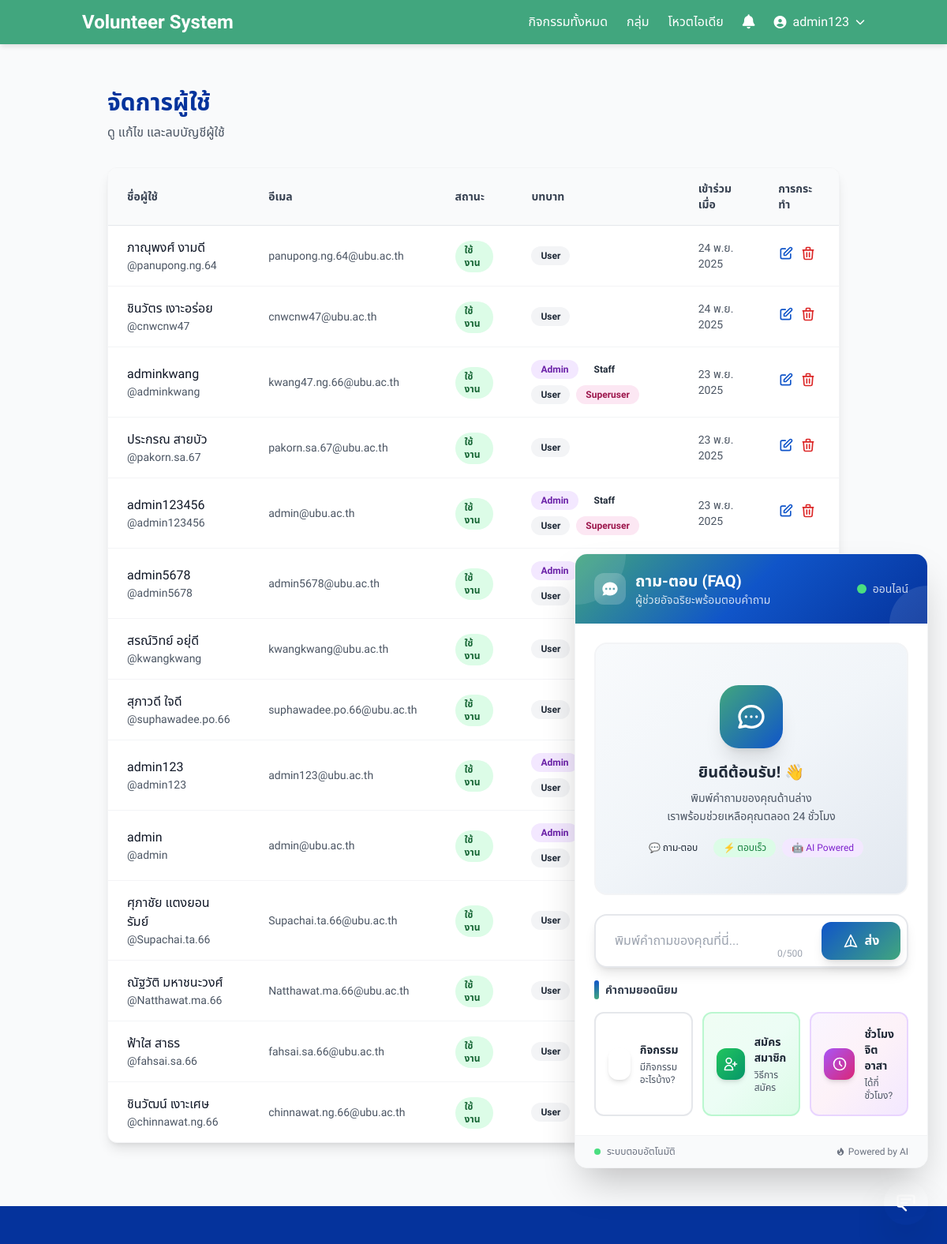
The page /custom-admin/users/ (signed in) on the database its author committed.
### volunteer_app/models.py (models this page shows, shortened)
class User(AbstractUser):
    title = models.CharField(max_length=20, blank=True)
    student_id = models.CharField(max_length=20, blank=True)
    faculty = models.CharField(max_length=120, blank=True)
    department = models.CharField(max_length=120, blank=True)
    year = models.PositiveSmallIntegerField(null=True, blank=True)
    is_admin = models.BooleanField(default=False)
    roles = models.ManyToManyField("Role", blank=True, related_name="users")

class Role(models.Model):
    code = models.CharField(max_length=32, unique=True)
    name = models.CharField(max_length=100)
    description = models.TextField(blank=True)
    display_order = models.PositiveSmallIntegerField(default=100)
    is_assignable = models.BooleanField(default=True)
    created_at = models.DateTimeField(auto_now_add=True)
    updated_at = models.DateTimeField(auto_now=True)
    class Meta:
        ordering = ["display_order", "name"]

### volunteer_app/views.py (the view)
# urls.py: path("custom-admin/users/", views.admin_manage_users, name="admin_manage_users"),
@login_required(login_url="/admin/login/")
@user_passes_test(is_admin, login_url="/admin/login/")
def admin_manage_users(request):
    users = User.objects.all().prefetch_related("roles").order_by("-date_joined")
    return render(request, "admin_manage_users.html", {"users": users})

### volunteer_app/context_processors.py (called while the page is built)
def unread_notifications(request):
    count = 0
    user = getattr(request, 'user', None)
    try:
        if user and user.is_authenticated:
            count = user.notifications.filter(is_read=False).count()
    except Exception:
        count = 0
    return {"unread_notifications_count": count}

### volunteer_app/views.py (called while the page is built)
def is_admin(user):
    if not user or not user.is_authenticated:
        return False
    if user.is_staff or user.is_superuser:
        return True
    try:
        return user.has_role("admin", "staff", "leader")
    except AttributeError:
        return False

### volunteer_app/templates/admin_manage_users.html (shortened to what this page needs)
{% extends "base.html" %}
{% block content %}
<div class="min-h-full bg-gray-50 py-8 px-4 sm:px-6 lg:px-8">
  <div class="max-w-6xl mx-auto">
    <div class="flex flex-col sm:flex-row sm:items-center sm:justify-between gap-4 mb-8">
      <div>
        <h1 class="text-3xl font-bold text-[#05339C]">จัดการผู้ใช้</h1>
        <p class="text-gray-600 mt-2">ดู แก้ไข และลบบัญชีผู้ใช้</p>
      </div>
    </div>
    <div class="bg-white rounded-xl shadow-lg border border-gray-100 overflow-hidden">
      {% if users %}
        <div class="overflow-x-auto">
          <table class="w-full">
            <thead>
              <tr class="bg-gray-50 border-b border-gray-200">
                <th class="px-6 py-4 text-left text-sm font-semibold text-gray-700">ชื่อผู้ใช้</th>
                <th class="px-6 py-4 text-left text-sm font-semibold text-gray-700">อีเมล</th>
                <th class="px-6 py-4 text-left text-sm font-semibold text-gray-700">สถานะ</th>
                <th class="px-6 py-4 text-left text-sm font-semibold text-gray-700">บทบาท</th>
                <th class="px-6 py-4 text-left text-sm font-semibold text-gray-700">เข้าร่วมเมื่อ</th>
                <th class="px-6 py-4 text-left text-sm font-semibold text-gray-700">การกระทำ</th>
              </tr>
            </thead>
            <tbody class="divide-y divide-gray-100">
              {% for user in users %}
                <tr class="hover:bg-gray-50 transition-colors duration-150">
                  <td class="px-6 py-4">
                    <div>
                      <p class="font-medium text-gray-900">{{ user.get_full_name|default:user.username }}</p>
                      <p class="text-sm text-gray-600">@{{ user.username }}</p>
                    </div>
                  </td>
                  <td class="px-6 py-4 text-sm text-gray-600">
                    {{ user.email }}
                  </td>
                  <td class="px-6 py-4">
                    <span class="inline-flex px-3 py-1 rounded-full text-xs font-semibold
                      {% if user.is_active %}
                        bg-green-100 text-green-800
                      {% else %}
                        bg-red-100 text-red-800
                      {% endif %}
                    ">
                      {% if user.is_active %}
                        ใช้งาน
                      {% else %}
                        ปิดใช้งาน
                      {% endif %}
                    </span>
                  </td>
                  <td class="px-6 py-4">
                    <div class="flex flex-wrap gap-2">
                      {% if user.roles.all %}
                        {% for role in user.roles.all %}
                          <span class="inline-flex px-3 py-1 rounded-full text-xs font-semibold
                            {% if role.code == 'admin' %}bg-purple-100 text-purple-800
                            {% elif role.code == 'staff' %}bg-blue-100 text-blue-800
                            {% elif role.code == 'leader' %}bg-amber-100 text-amber-800
                            {% elif role.code == 'reviewer' %}bg-green-100 text-green-800
                            {% else %}bg-gray-100 text-gray-800{% endif %}">
                            {{ role.name }}
                          </span>
                        {% endfor %}
                      {% else %}
                        <span class="inline-flex px-3 py-1 rounded-full text-xs font-semibold bg-gray-100 text-gray-800">
                          User
                        </span>
                      {% endif %}
                      {% if user.is_superuser %}
                        <span class="inline-flex px-3 py-1 rounded-full text-xs font-semibold bg-pink-100 text-pink-800">
                          Superuser
                        </span>
                      {% elif user.is_staff %}
                        <span class="inline-flex px-3 py-1 rounded-full text-xs font-semibold bg-blue-50 text-blue-800 border border-blue-200">
                          Staff Flag
                        </span>
                      {% endif %}
                    </div>
                  </td>
                  <td class="px-6 py-4 text-sm text-gray-600">
                    {{ user.date_joined|date:"d M Y" }}
                  </td>
                  <td class="px-6 py-4">
                    <div class="flex gap-2">
                      <a
                        href="{% url 'volunteer_app:admin_edit_user' user.pk %}"
                        class="text-[#1055C9] hover:text-[#0844a1] font-medium text-sm"
                        title="แก้ไข"
                      >
                        <svg class="w-5 h-5" fill="none" stroke="currentColor" viewBox="0 0 24 24">
                          <path stroke-linecap="round" stroke-linejoin="round" stroke-width="2" d="M11 5H6a2 2 0 00-2 2v11a2 2 0 002 2h11a2 2 0 002-2v-5m-1.414-9.414a2 2 0 112.828 2.828L11.828 15H9v-2.828l8.586-8.586z"></path>
                        </svg>
                      </a>
                      {% if user != request.user %}
                        <form
                          method="post"
                          action="{% url 'volunteer_app:admin_delete_user' user.pk %}"
                          style="display: inline;"
                          onsubmit="return confirm('คุณแน่ใจหรือว่าต้องการลบผู้ใช้นี้?');"
                        >
                          <button
                            type="submit"
                            class="text-red-600 hover:text-red-800 font-medium text-sm"
                            title="ลบ"
                          >
                            <svg class="w-5 h-5" fill="none" stroke="currentColor" viewBox="0 0 24 24">
                              <path stroke-linecap="round" stroke-linejoin="round" stroke-width="2" d="M19 7l-.867 12.142A2 2 0 0116.138 21H7.862a2 2 0 01-1.995-1.858L5 7m5 4v6m4-6v6m1-10V4a1 1 0 00-1-1h-4a1 1 0 00-1 1v3M4 7h16"></path>
                            </svg>
                          </button>
                        </form>
                      {% endif %}
                    </div>
                  </td>
                </tr>
              {% endfor %}
            </tbody>
          </table>
        </div>
      {% endif %}
    </div>
  </div>
</div>
{% endblock %}

### volunteer_app/templates/base.html (shortened to what this page needs)
{% load static %}
<!doctype html>
<html lang="th">
<head>
  <script src="https://cdn.tailwindcss.com"></script>
  <link rel="stylesheet" href="https://cdnjs.cloudflare.com/ajax/libs/font-awesome/6.4.2/css/all.min.css" />
  <link rel="stylesheet" href="{% static 'volunteer_app/css/styles_main.css' %}">
</head>
<body class="bg-gray-50 text-gray-800 font-thai min-h-screen flex flex-col">
  <nav class="bg-primary shadow-nav sticky top-0 z-50">
    <div class="container mx-auto flex justify-between items-center px-4 py-3">
      <a href="{% url 'volunteer_app:index' %}" class="text-white font-bold text-2xl hover:text-gold transition-colors">
        Volunteer System
      </a>
      <div class="hidden md:flex items-center space-x-6">
        <a href="{% url 'volunteer_app:activities' %}" class="text-white hover:text-gold transition-colors">กิจกรรมทั้งหมด</a>
        <a href="{% url 'volunteer_app:groups' %}" class="text-white hover:text-gold transition-colors">กลุ่ม</a>
        <a href="{% url 'volunteer_app:idea_list' %}" class="text-white hover:text-gold transition-colors">โหวตไอเดีย</a>
        {% if user.is_authenticated %}
          <a href="{% url 'volunteer_app:notifications' %}" class="relative text-white hover:text-gold transition-colors">
            <i class="fas fa-bell text-lg"></i>
          </a>
        {% endif %}
        {% if user.is_authenticated %}
          <div class="relative group">
            <button class="text-white hover:text-gold flex items-center gap-2">
              <i class="fas fa-user-circle"></i>{{ user.get_short_name|default:user.username }}
              <i class="fas fa-chevron-down text-xs"></i>
            </button>
          </div>
        {% else %}
          <a href="{% url 'volunteer_app:login' %}" class="text-white hover:text-gold">เข้าสู่ระบบ</a>
          <a href="{% url 'volunteer_app:register' %}" class="text-white hover:text-gold">สมัครสมาชิก</a>
        {% endif %}
      </div>
    </div>
  </nav>
  <main class="container mx-auto mt-6 px-4 flex-1">
    {% block content %}{% endblock %}
  </main>
  {% include "chatbot_widget.html" %}
  <button id="chatbot-toggle"
          class="fixed bottom-6 right-6 rounded-full shadow-2xl bg-gradient-to-r from-blue-600 to-primary text-white w-14 h-14 flex items-center justify-center focus:outline-none focus:ring-4 focus:ring-blue-200 hover:scale-105 transition-transform z-40"
          aria-label="เปิดแชทบอทช่วยเหลือ">
    <svg class="w-7 h-7" fill="none" stroke="currentColor" viewBox="0 0 24 24">
      <path stroke-linecap="round" stroke-linejoin="round" stroke-width="2" d="M7 8h10M7 12h6m-1 8l-4-4H5a2 2 0 01-2-2V6a2 2 0 012-2h14a2 2 0 012 2v6"></path>
    </svg>
  </button>
  <footer class="bg-darkBlue py-6 mt-12">
  </footer>
</body>
</html>

### volunteer_app/static/volunteer_app/css/styles_main.css (style rules this page uses)
body { @apply bg-gray-100 text-gray-800; }

### rows shown on the page
User: get_short_name "admin123", get_full_name "admin123", username "admin123", email "admin123@ubu.ac.th", is_active "ใช้งาน"
User: get_full_name "ภาณุพงศ์ งามดี", username "panupong.ng.64", email "panupong.ng.64@ubu.ac.th", is_active "ใช้งาน", date_joined "24 พ.ย. 2025"
Role: name "User"
User: get_full_name "ชินวัตร เงาะอร่อย", username "cnwcnw47", email "cnwcnw47@ubu.ac.th", is_active "ใช้งาน", date_joined "24 พ.ย. 2025"
User: get_full_name "adminkwang", username "adminkwang", email "kwang47.ng.66@ubu.ac.th", is_active "ใช้งาน", is_superuser "Superuser", date_joined "23 พ.ย. 2025"
Role: name "Admin"
Role: name "Staff"
User: get_full_name "ประกรณ สายบัว", username "pakorn.sa.67", email "pakorn.sa.67@ubu.ac.th", is_active "ใช้งาน", date_joined "23 พ.ย. 2025"
User: get_full_name "admin123456", username "admin123456", email "admin@ubu.ac.th", is_active "ใช้งาน", is_superuser "Superuser", date_joined "23 พ.ย. 2025"
User: get_full_name "admin5678", username "admin5678", email "admin5678@ubu.ac.th", is_active "ใช้งาน"
User: get_full_name "สรณ์วิทย์ อยุ่ดี", username "kwangkwang", email "kwangkwang@ubu.ac.th", is_active "ใช้งาน"
User: get_full_name "สุภาวดี ใจดี", username "suphawadee.po.66", email "suphawadee.po.66@ubu.ac.th", is_active "ใช้งาน"
User: get_full_name "admin", username "admin", email "admin@ubu.ac.th", is_active "ใช้งาน"
User: get_full_name "ศุภาชัย แตงยอนรัมย์", username "Supachai.ta.66", email "Supachai.ta.66@ubu.ac.th", is_active "ใช้งาน"
User: get_full_name "ณัฐวัติ มหาชนะวงศ์", username "Natthawat.ma.66", email "Natthawat.ma.66@ubu.ac.th", is_active "ใช้งาน"
User: get_full_name "ฟ้าใส สาธร", username "fahsai.sa.66", email "fahsai.sa.66@ubu.ac.th", is_active "ใช้งาน"
User: get_full_name "ชินวัฒน์ เงาะเศษ", username "chinnawat.ng.66", email "chinnawat.ng.66@ubu.ac.th", is_active "ใช้งาน"
